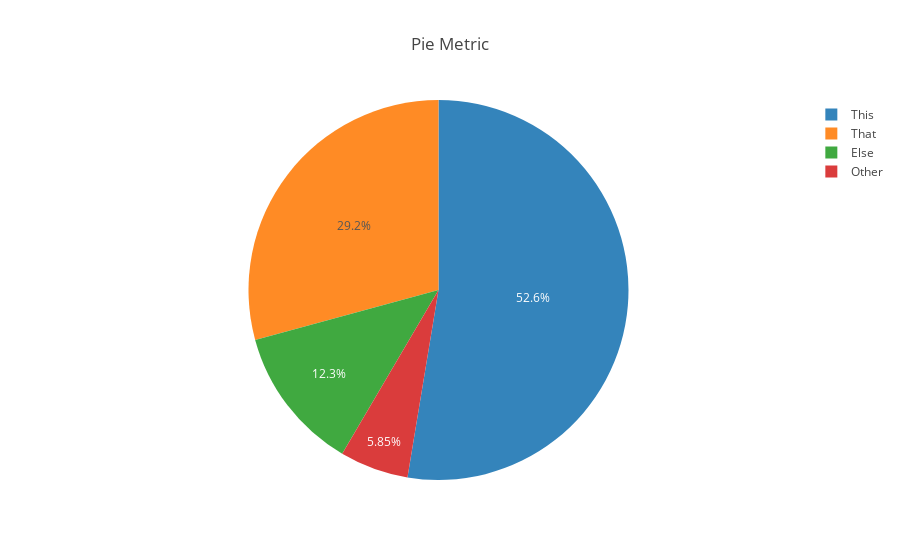

The notebook cell this image was saved under:
### Markdown cell above
### Metric 2

### Code cell
labels = ['This','That','Else','Other']
values = [4500,2500,1053,500]

trace = go.Pie(labels=labels, values=values, opacity=0.9)

plotly.offline.iplot({"data": [trace], "layout": go.Layout(title="Pie Metric")})

### Figure 1 — Plotly figure (JSON) as saved in the notebook; plotly's stock layout.template omitted (floating-point values rounded to 4 significant figures)
{"data": [{"labels": ["This", "That", "Else", "Other"], "opacity": 0.9, "type": "pie", "uid": "b3a13623-8351-439e-a789-64bffeb91b7f", "values": [4500, 2500, 1053, 500]}], "layout": {"title": {"text": "Pie Metric"}}}
